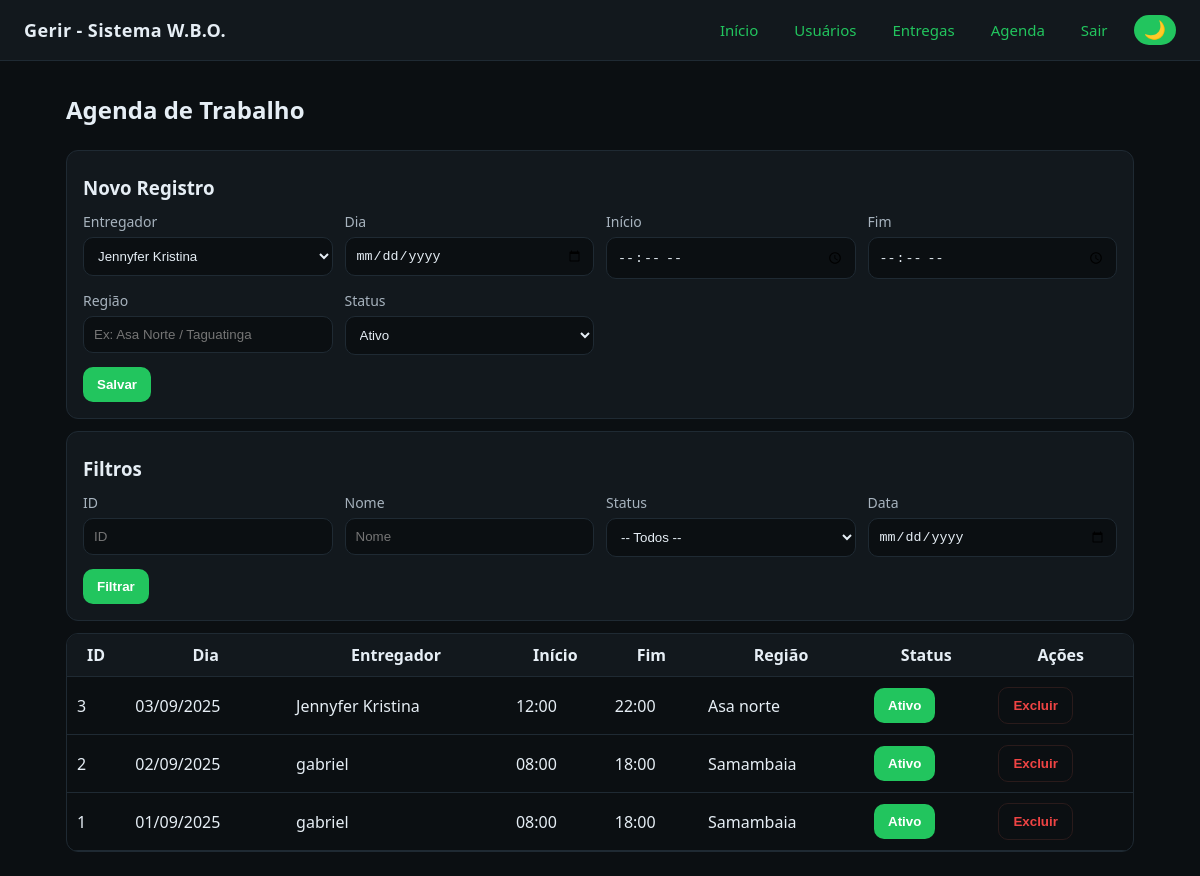
/agenda (signed in), run on the app's committed database.
### app.py (models this page shows, shortened)
class Agenda(db.Model):
    __tablename__ = "agendas"
    id = db.Column(db.Integer, primary_key=True)
    entregador_id = db.Column(db.Integer, db.ForeignKey("users.id"), nullable=False)
    dia = db.Column(db.Date, nullable=False)
    hora_inicio = db.Column(db.Time, nullable=False)
    hora_fim = db.Column(db.Time, nullable=False)
    regiao = db.Column(db.String(120), nullable=False)
    status = db.Column(db.String(10), default="ativo", nullable=False)
    criado_em = db.Column(db.DateTime, default=datetime.utcnow)
    entregador = db.relationship("User", back_populates="agendas")

class User(db.Model, UserMixin):
    __tablename__ = "users"
    id = db.Column(db.Integer, primary_key=True)
    foto = db.Column(db.String(255))
    nome = db.Column(db.String(120), nullable=False)
    cpf = db.Column(db.String(20), unique=True, nullable=False)
    telefone = db.Column(db.String(30))
    email = db.Column(db.String(120), unique=True, nullable=False)
    data_nascimento = db.Column(db.String(10))   # formato dd/mm/aaaa (simples)
    estado_civil = db.Column(db.String(30))
    estado = db.Column(db.String(2))
    cidade = db.Column(db.String(80))
    endereco = db.Column(db.String(160))
    cep = db.Column(db.String(20))
    role = db.Column(db.String(20), nullable=False, default="ENTREGADOR")  # 🔹 Mantém padrão entregador
    password_hash = db.Column(db.String(255), nullable=False)
    documentos = db.Column(db.Text)  # exemplo: "rg.pdf;cnp.pdf"
    criado_em = db.Column(db.DateTime, default=datetime.utcnow)  # 🔹 Novo campo: data de criação
    atualizado_em = db.Column(db.DateTime, default=datetime.utcnow, onupdate=datetime.utcnow)
    agendas = db.relationship(
        "Agenda", back_populates="entregador",
        cascade="all, delete-orphan"   # 🔹 Agora sincronizado com o modelo Agenda
    )

### app.py (the view)
@app.route("/agenda")
@login_required
def agenda_list():
    query = Agenda.query.join(User)
    if current_user.role == ROLE_ENTREGADOR:
        query = query.filter(Agenda.entregador_id == current_user.id)
        entregadores = None
    else:
        entregadores = User.query.filter_by(role=ROLE_ENTREGADOR).order_by(User.nome).all()
    if request.args.get("id"):
        try:
            query = query.filter(Agenda.id == int(request.args["id"]))
        except ValueError:
            pass  # ignora se não for número
    if request.args.get("nome"):
        nome = request.args["nome"].strip()
        query = query.filter(User.nome.ilike(f"%{nome}%"))
    if request.args.get("status"):
        query = query.filter(Agenda.status == request.args["status"])
    if request.args.get("data"):
        try:
            data = datetime.fromisoformat(request.args["data"]).date()
            query = query.filter(Agenda.dia == data)
        except ValueError:
            pass
    agendas = query.order_by(Agenda.dia.desc()).all()
    return render_template("agenda_list.html", agendas=agendas, entregadores=entregadores)

### app.py (called while the page is built)
@login_manager.user_loader
def load_user(user_id):
    return User.query.get(int(user_id))

### templates/agenda_list.html (shortened to what this page needs)
{% extends "base.html" %}
{% block content %}
<div class="flex-row">
  <h2>Agenda de Trabalho</h2>
</div>
<div class="card">
  <h3>Novo Registro</h3>
  <form method="post" action="{{ url_for('agenda_new') }}" class="grid-form">
    {% if current_user.role in ['ADMIN','OL'] %}
      <label>Entregador
        <select name="entregador_id" required>
          {% for u in (entregadores or []) %}
            <option value="{{ u.id }}">{{ u.nome }}</option>
          {% endfor %}
        </select>
      </label>
    {% endif %}
    <label>Dia<input type="date" name="dia" required></label>
    <label>Início<input type="time" name="hora_inicio" required></label>
    <label>Fim<input type="time" name="hora_fim" required></label>
    <label>Região<input name="regiao" placeholder="Ex: Asa Norte / Taguatinga" required></label>
    <label>Status
      <select name="status" required>
        <option value="ativo" selected>Ativo</option>
      </select>
    </label>
    <div class="actions">
      <button type="submit">Salvar</button>
    </div>
  </form>
</div>
<div class="card">
  <h3>Filtros</h3>
  <form method="get" action="{{ url_for('agenda_list') }}" class="grid-form">
    <label>ID
      <input type="text" name="id" placeholder="ID" value="{{ request.args.get('id','') }}">
    </label>
    <label>Nome
      <input type="text" name="nome" placeholder="Nome" value="{{ request.args.get('nome','') }}">
    </label>
    <label>Status
      <select name="status">
        <option value="">-- Todos --</option>
      </select>
    </label>
    <label>Data
      <input type="date" name="data" value="{{ request.args.get('data','') }}">
    </label>
    <div class="actions">
      <button type="submit">Filtrar</button>
    </div>
  </form>
</div>
<div class="table-wrap">
<table>
  <thead>
    <tr>
      <th>ID</th>
      <th>Dia</th>
      <th>Entregador</th>
      <th>Início</th>
      <th>Fim</th>
      <th>Região</th>
      <th>Status</th>
      <th>Ações</th>
    </tr>
  </thead>
  <tbody>
    {% for a in agendas %}
      <tr>
        <td>{{ a.id }}</td>
        <td>{{ a.dia.strftime('%d/%m/%Y') }}</td>
        <td>{{ a.entregador.nome }}</td>
        <td>{{ a.hora_inicio.strftime('%H:%M') }}</td>
        <td>{{ a.hora_fim.strftime('%H:%M') }}</td>
        <td>{{ a.regiao }}</td>
        <td>
          <form method="post" action="{{ url_for('agenda_toggle', agenda_id=a.id) }}">
            {% if a.status == 'ativo' %}
              <button type="submit" class="btn">Ativo</button>
            {% else %}
              <button type="submit" class="btn btn-danger">Inativo</button>
            {% endif %}
          </form>
        </td>
        <td>
          <form method="post" action="{{ url_for('agenda_delete', agenda_id=a.id) }}"
                onsubmit="return confirm('Remover item?')">
            <button class="link-danger" type="submit">Excluir</button>
          </form>
        </td>
      </tr>
    {% endfor %}
  </tbody>
</table>
</div>
{% endblock %}

### static/styles.css (style rules this page uses)
:root { --bg:#0b0f12; --card:#12181d; --text:#e6eef5; --muted:#a7b3be; --brand:#22c55e; --danger:#ef4444; --warn:#f59e0b; }
* { box-sizing:border-box }
body { margin:0; font-family:system-ui,-apple-system,Segoe UI,Roboto,Ubuntu,Arial,sans-serif; background:var(--bg); color:var(--text) }
.card { background:var(--card);border:1px solid #1f2a33;border-radius:12px;padding:16px;margin:12px 0 }
.table-wrap { overflow:auto;border:1px solid #1f2a33;border-radius:12px }
table { width:100%;border-collapse:collapse }
th,td { padding:10px;border-bottom:1px solid #1f2a33 }
thead th { background:var(--card);position:sticky;top:0 }
.flex-row { display:flex;justify-content:space-between;align-items:center }
.btn, button { background:var(--brand);color:#fff;border:none;padding:10px 14px;border-radius:10px;cursor:pointer;font-weight:600 }
.link-danger { background:transparent;color:var(--danger);border:1px solid #2a1b1b }
.grid-form { display:grid;grid-template-columns:repeat(auto-fit,minmax(240px,1fr));gap:12px }
.grid-form label { display:flex;flex-direction:column;font-size:14px;color:var(--muted) }
.grid-form input,.grid-form select { margin-top:6px;background:var(--bg);border:1px solid #1f2a33;color:var(--text);padding:10px;border-radius:10px }
.grid-form .actions { grid-column:1/-1;display:flex;gap:10px }
h2,h3,h4 { margin:8px 0 12px }

### data on the page
Agenda: id "3", dia "03/09/2025", entregador.nome "Jennyfer Kristina", hora_inicio "12:00", hora_fim "22:00", regiao "Asa norte", status "Ativo"
Agenda: id "2", dia "02/09/2025", entregador.nome "gabriel", hora_inicio "08:00", hora_fim "18:00", regiao "Samambaia", status "Ativo"
Agenda: id "1", dia "01/09/2025", entregador.nome "gabriel", hora_inicio "08:00", hora_fim "18:00", regiao "Samambaia", status "Ativo"

### other printed values
form field entregador_id "Jennyfer Kristina"
